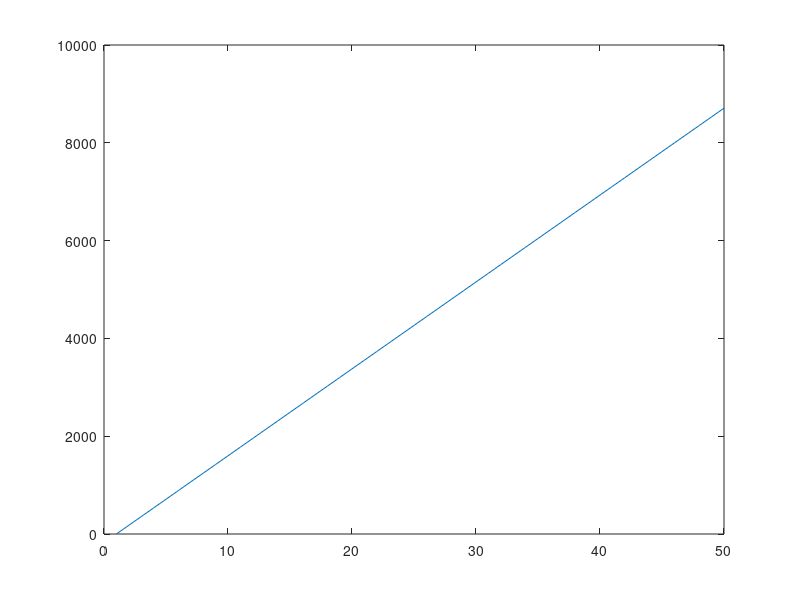

MATLAB code for this plot:
% Nickel parameters
% (Gilbert 2016)

E = 2e11;

c11 = 2.5e11;
c12 = 1.6e11;
c44 = 1.18e11;

l100 = -46e-6;
l111 = -24e-6;

Aex = 1.05e-11;
alpha = 0.05;
Ms = 4.8e5;


c = c12*ones(3,3) - diag(c12*ones(1,3)) + diag(c11*ones(1,3));

sx = 0.1e9;
sy = 0;
% 
% stress = [sx 0 0; 0 sy 0 ; 0 0 0];
% 
% eps = c\stress;

ls = 2/5*l100 + 3/5*l111;

eps = @(stress) c11\stress;

str = (0.2:0.2:5)*1e9;

B1 = -3 * ls *c44;

epsxx = linspace(0,1500,50)*1e-6;
epsyy = 0;

Ku1 = - 3/2 * ls * c44 * (epsxx - epsyy);
 
plot(Ku1)